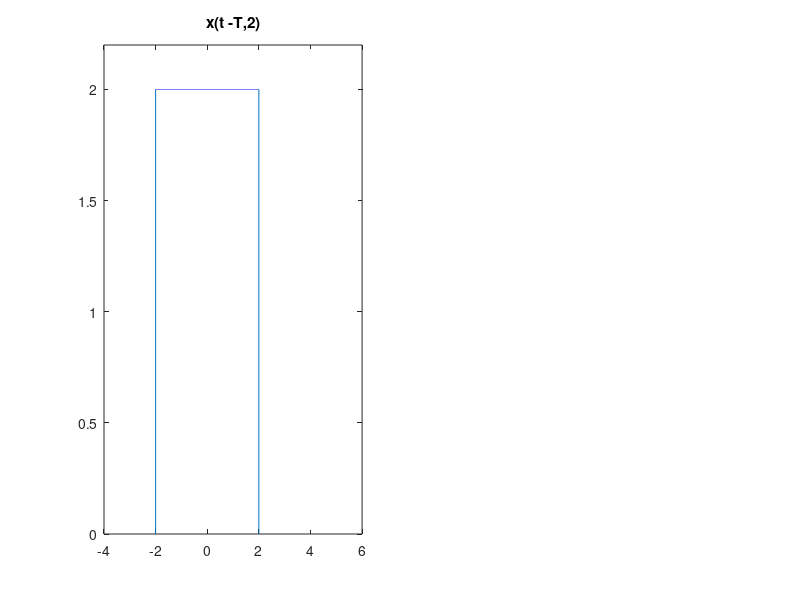

Write MATLAB code to recreate this figure.
% 非周期矩形脉冲信号

t = -4:0.0001:4;
T = 4; % 设置信号宽度
x1 = 2 * rectpuls(t,T); % 信号函数调用
subplot(121);plot(t,x1);
title('x(t -T,2)');axis([-4 6 0 2.2]);